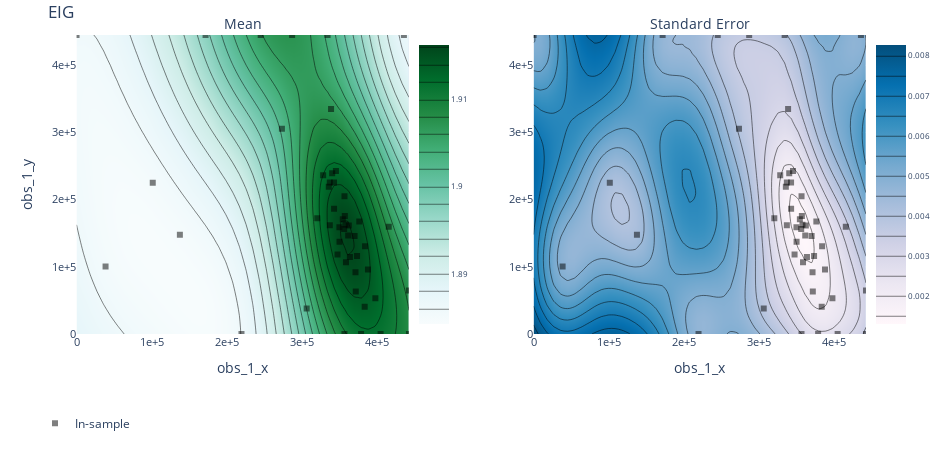

Here is the notebook cell this chart was saved with:
### Code cell
render(ax_client.get_contour_plot(param_x="obs_1_x", param_y="obs_1_y", metric_name="EIG"))

### Figure 1 — Plotly figure (JSON) as saved in the notebook; plotly's stock layout.template omitted (floating-point values rounded to 4 significant figures; data arrays with more than 128 entries replaced by an {"elided": "..."} marker saying what was removed)
{"data": [{"autocolorscale": false, "autocontour": true, "colorbar": {"tickfont": {"size": 8}, "ticksuffix": "", "x": 0.45, "y": 0.5}, "colorscale": [[0, "rgb(247,252,253)"], [0.125, "rgb(229,245,249)"], [0.25, "rgb(204,236,230)"], [0.375, "rgb(153,216,201)"], [0.5, "rgb(102,194,164)"], [0.625, "rgb(65,174,118)"], [0.75, "rgb(35,139,69)"], [0.875, "rgb(0,109,44)"], [1, "rgb(0,68,27)"]], "contours": {"coloring": "heatmap"}, "hoverinfo": "x+y+z", "ncontours": 25, "type": "contour", "x": [0, 9027.0, 18050.0, 27080.0, 36110.0, 45130.0, 54160.0, 63190.0, 72210.0, 81240.0, 90270.0, 99290.0, 108300.0, 117300.0, 126400.0, 135400.0, 144400.0, 153500.0, 162500.0, 171500.0, 180500.0, 189600.0, 198600.0, 207600.0, 216600.0, 225700.0, 234700.0, 243700.0, 252700.0, 261800.0, 270800.0, 279800.0, 288800.0, 297900.0, 306900.0, 315900.0, 325000.0, 334000.0, 343000.0, 352000.0, 361100.0, 370100.0, 379100.0, 388100.0, 397200.0, 406200.0, 415200.0, 424200.0, 433300.0, 442300.0], "xaxis": "x", "y": [0, 9082.0, 18160.0, 27250.0, 36330.0, 45410.0, 54490.0, 63570.0, 72650.0, 81740.0, 90820.0, 99900.0, 109000.0, 118100.0, 127100.0, 136200.0, 145300.0, 154400.0, 163500.0, 172600.0, 181600.0, 190700.0, 199800.0, 208900.0, 218000.0, 227000.0, 236100.0, 245200.0, 254300.0, 263400.0, 272500.0, 281500.0, 290600.0, 299700.0, 308800.0, 317900.0, 326900.0, 336000.0, 345100.0, 354200.0, 363300.0, 372400.0, 381400.0, 390500.0, 399600.0, 408700.0, 417800.0, 426800.0, 435900.0, 445000.0], "yaxis": "y", "z": {"elided": "50x50 float values"}, "zauto": true, "zmax": 1.916, "zmin": -1.916}, {"autocolorscale": false, "autocontour": true, "colorbar": {"tickfont": {"size": 8}, "ticksuffix": "", "x": 1, "y": 0.5}, "colorscale": [[0, "rgb(255,247,251)"], [0.1429, "rgb(236,231,242)"], [0.2857, "rgb(208,209,230)"], [0.4286, "rgb(166,189,219)"], [0.5714, "rgb(116,169,207)"], [0.7143, "rgb(54,144,192)"], [0.8571, "rgb(5,112,176)"], [1, "rgb(3,78,123)"]], "contours": {"coloring": "heatmap"}, "hoverinfo": "x+y+z", "ncontours": 25, "type": "contour", "x": [0, 9027.0, 18050.0, 27080.0, 36110.0, 45130.0, 54160.0, 63190.0, 72210.0, 81240.0, 90270.0, 99290.0, 108300.0, 117300.0, 126400.0, 135400.0, 144400.0, 153500.0, 162500.0, 171500.0, 180500.0, 189600.0, 198600.0, 207600.0, 216600.0, 225700.0, 234700.0, 243700.0, 252700.0, 261800.0, 270800.0, 279800.0, 288800.0, 297900.0, 306900.0, 315900.0, 325000.0, 334000.0, 343000.0, 352000.0, 361100.0, 370100.0, 379100.0, 388100.0, 397200.0, 406200.0, 415200.0, 424200.0, 433300.0, 442300.0], "xaxis": "x2", "y": [0, 9082.0, 18160.0, 27250.0, 36330.0, 45410.0, 54490.0, 63570.0, 72650.0, 81740.0, 90820.0, 99900.0, 109000.0, 118100.0, 127100.0, 136200.0, 145300.0, 154400.0, 163500.0, 172600.0, 181600.0, 190700.0, 199800.0, 208900.0, 218000.0, 227000.0, 236100.0, 245200.0, 254300.0, 263400.0, 272500.0, 281500.0, 290600.0, 299700.0, 308800.0, 317900.0, 326900.0, 336000.0, 345100.0, 354200.0, 363300.0, 372400.0, 381400.0, 390500.0, 399600.0, 408700.0, 417800.0, 426800.0, 435900.0, 445000.0], "yaxis": "y2", "z": {"elided": "50x50 float values"}}, {"hoverinfo": "text", "legendgroup": "In-sample", "marker": {"color": "black", "opacity": 0.5, "symbol": 1}, "mode": "markers", "name": "In-sample", "text": ["Arm 0_0<br>EIG: 1.83009 (SEM: None)<br>obs_1_x: 137495<br>obs_1_y: 147755", "Arm 1_0<br>EIG: 1.90483 (SEM: None)<br>obs_1_x: 338638<br>obs_1_y: 334981", "Arm 2_0<br>EIG: 1.90066 (SEM: None)<br>obs_1_x: 306211<br>obs_1_y: 37971.9", "Arm 3_0<br>EIG: 1.82982 (SEM: None)<br>obs_1_x: 101390<br>obs_1_y: 225246", "Arm 4_0<br>EIG: 1.82702 (SEM: None)<br>obs_1_x: 38596.9<br>obs_1_y: 100598", "Arm 5_0<br>EIG: 1.90038 (SEM: None)<br>obs_1_x: 415417<br>obs_1_y: 159644", "Arm 6_0<br>EIG: 1.87016 (SEM: None)<br>obs_1_x: 435594<br>obs_1_y: 445008", "Arm 7_0<br>EIG: 1.91701 (SEM: None)<br>obs_1_x: 342651<br>obs_1_y: 186330", "Arm 8_0<br>EIG: 1.91535 (SEM: None)<br>obs_1_x: 358508<br>obs_1_y: 106700", "Arm 9_0<br>EIG: 1.91785 (SEM: None)<br>obs_1_x: 356986<br>obs_1_y: 175597", "Arm 10_0<br>EIG: 1.91686 (SEM: None)<br>obs_1_x: 349749<br>obs_1_y: 158778", "Arm 11_0<br>EIG: 1.91485 (SEM: None)<br>obs_1_x: 356525<br>obs_1_y: 204880", "Arm 12_0<br>EIG: 1.91325 (SEM: None)<br>obs_1_x: 336993<br>obs_1_y: 161966", "Arm 13_0<br>EIG: 1.911 (SEM: None)<br>obs_1_x: 378584<br>obs_1_y: 0", "Arm 14_0<br>EIG: 1.9173 (SEM: None)<br>obs_1_x: 361456<br>obs_1_y: 146443", "Arm 15_0<br>EIG: 1.90908 (SEM: None)<br>obs_1_x: 245048<br>obs_1_y: 445008", "Arm 16_0<br>EIG: 1.91042 (SEM: None)<br>obs_1_x: 286845<br>obs_1_y: 445008", "Arm 17_0<br>EIG: 1.89674 (SEM: None)<br>obs_1_x: 273275<br>obs_1_y: 305509", "Arm 18_0<br>EIG: 1.86621 (SEM: None)<br>obs_1_x: 0<br>obs_1_y: 445008", "Arm 19_0<br>EIG: 1.90967 (SEM: None)<br>obs_1_x: 442299<br>obs_1_y: 0", "Arm 20_0<br>EIG: 1.91745 (SEM: None)<br>obs_1_x: 356094<br>obs_1_y: 156193", "Arm 21_0<br>EIG: 1.89723 (SEM: None)<br>obs_1_x: 171671<br>obs_1_y: 445008", "Arm 22_0<br>EIG: 1.9175 (SEM: None)<br>obs_1_x: 362240<br>obs_1_y: 161320", "Arm 23_0<br>EIG: 1.91646 (SEM: None)<br>obs_1_x: 373217<br>obs_1_y: 116257", "Arm 24_0<br>EIG: 1.91396 (SEM: None)<br>obs_1_x: 397611<br>obs_1_y: 53196.3", "Arm 25_0<br>EIG: 1.91769 (SEM: None)<br>obs_1_x: 357781<br>obs_1_y: 162604", "Arm 26_0<br>EIG: 1.91786 (SEM: None)<br>obs_1_x: 354285<br>obs_1_y: 170687", "Arm 27_0<br>EIG: 1.90396 (SEM: None)<br>obs_1_x: 334044<br>obs_1_y: 445008", "Arm 28_0<br>EIG: 1.87573 (SEM: None)<br>obs_1_x: 219453<br>obs_1_y: 0", "Arm 29_0<br>EIG: 1.91418 (SEM: None)<br>obs_1_x: 371535<br>obs_1_y: 63137", "Arm 30_0<br>EIG: 1.90881 (SEM: None)<br>obs_1_x: 442299<br>obs_1_y: 64651.7", "Arm 31_0<br>EIG: 1.9171 (SEM: None)<br>obs_1_x: 328146<br>obs_1_y: 236230", "Arm 32_0<br>EIG: 1.91832 (SEM: None)<br>obs_1_x: 335640<br>obs_1_y: 218993", "Arm 33_0<br>EIG: 1.92223 (SEM: None)<br>obs_1_x: 336975<br>obs_1_y: 225450", "Arm 34_0<br>EIG: 1.92064 (SEM: None)<br>obs_1_x: 342600<br>obs_1_y: 225440", "Arm 35_0<br>EIG: 1.92233 (SEM: None)<br>obs_1_x: 340150<br>obs_1_y: 239327", "Arm 36_0<br>EIG: 1.88728 (SEM: None)<br>obs_1_x: 345154<br>obs_1_y: 242436", "Arm 37_0<br>EIG: 1.90243 (SEM: None)<br>obs_1_x: 320303<br>obs_1_y: 172419", "Arm 38_0<br>EIG: 1.91159 (SEM: None)<br>obs_1_x: 404558<br>obs_1_y: 0", "Arm 39_0<br>EIG: 1.91417 (SEM: None)<br>obs_1_x: 376227<br>obs_1_y: 167291", "Arm 40_0<br>EIG: 1.91417 (SEM: None)<br>obs_1_x: 347259<br>obs_1_y: 118323", "Arm 41_0<br>EIG: 1.91543 (SEM: None)<br>obs_1_x: 387745<br>obs_1_y: 95856.8", "Arm 42_0<br>EIG: 1.90911 (SEM: None)<br>obs_1_x: 356478<br>obs_1_y: 0", "Arm 43_0<br>EIG: 1.91619 (SEM: None)<br>obs_1_x: 363736<br>obs_1_y: 114474", "Arm 44_0<br>EIG: 1.91552 (SEM: None)<br>obs_1_x: 383904<br>obs_1_y: 130467", "Arm 45_0<br>EIG: 1.91572 (SEM: None)<br>obs_1_x: 349914<br>obs_1_y: 137299", "Arm 46_0<br>EIG: 1.91556 (SEM: None)<br>obs_1_x: 371161<br>obs_1_y: 91996.3", "Arm 47_0<br>EIG: 1.91693 (SEM: None)<br>obs_1_x: 369936<br>obs_1_y: 145958", "Arm 48_0<br>EIG: 1.91349 (SEM: None)<br>obs_1_x: 383399<br>obs_1_y: 40389.6"], "type": "scatter", "x": [137500.0, 338600.0, 306200.0, 101400.0, 38600.0, 415400.0, 435600.0, 342700.0, 358500.0, 357000.0, 349700.0, 356500.0, 337000.0, 378600.0, 361500.0, 245000.0, 286800.0, 273300.0, 0, 442300.0, 356100.0, 171700.0, 362200.0, 373200.0, 397600.0, 357800.0, 354300.0, 334000.0, 219500.0, 371500.0, 442300.0, 328100.0, 335600.0, 337000.0, 342600.0, 340100.0, 345200.0, 320300.0, 404600.0, 376200.0, 347300.0, 387700.0, 356500.0, 363700.0, 383900.0, 349900.0, 371200.0, 369900.0, 383400.0], "xaxis": "x", "y": [147800.0, 335000.0, 37970.0, 225200.0, 100600.0, 159600.0, 445000.0, 186300.0, 106700.0, 175600.0, 158800.0, 204900.0, 162000.0, 0, 146400.0, 445000.0, 445000.0, 305500.0, 445000.0, 0, 156200.0, 445000.0, 161300.0, 116300.0, 53200.0, 162600.0, 170700.0, 445000.0, 0, 63140.0, 64650.0, 236200.0, 219000.0, 225500.0, 225400.0, 239300.0, 242400.0, 172400.0, 0, 167300.0, 118300.0, 95860.0, 0, 114500.0, 130500.0, 137300.0, 92000.0, 146000.0, 40390.0], "yaxis": "y"}, {"hoverinfo": "text", "legendgroup": "In-sample", "marker": {"color": "black", "opacity": 0.5, "symbol": 1}, "mode": "markers", "name": "In-sample", "showlegend": false, "text": ["Arm 0_0<br>EIG: 1.83009 (SEM: None)<br>obs_1_x: 137495<br>obs_1_y: 147755", "Arm 1_0<br>EIG: 1.90483 (SEM: None)<br>obs_1_x: 338638<br>obs_1_y: 334981", "Arm 2_0<br>EIG: 1.90066 (SEM: None)<br>obs_1_x: 306211<br>obs_1_y: 37971.9", "Arm 3_0<br>EIG: 1.82982 (SEM: None)<br>obs_1_x: 101390<br>obs_1_y: 225246", "Arm 4_0<br>EIG: 1.82702 (SEM: None)<br>obs_1_x: 38596.9<br>obs_1_y: 100598", "Arm 5_0<br>EIG: 1.90038 (SEM: None)<br>obs_1_x: 415417<br>obs_1_y: 159644", "Arm 6_0<br>EIG: 1.87016 (SEM: None)<br>obs_1_x: 435594<br>obs_1_y: 445008", "Arm 7_0<br>EIG: 1.91701 (SEM: None)<br>obs_1_x: 342651<br>obs_1_y: 186330", "Arm 8_0<br>EIG: 1.91535 (SEM: None)<br>obs_1_x: 358508<br>obs_1_y: 106700", "Arm 9_0<br>EIG: 1.91785 (SEM: None)<br>obs_1_x: 356986<br>obs_1_y: 175597", "Arm 10_0<br>EIG: 1.91686 (SEM: None)<br>obs_1_x: 349749<br>obs_1_y: 158778", "Arm 11_0<br>EIG: 1.91485 (SEM: None)<br>obs_1_x: 356525<br>obs_1_y: 204880", "Arm 12_0<br>EIG: 1.91325 (SEM: None)<br>obs_1_x: 336993<br>obs_1_y: 161966", "Arm 13_0<br>EIG: 1.911 (SEM: None)<br>obs_1_x: 378584<br>obs_1_y: 0", "Arm 14_0<br>EIG: 1.9173 (SEM: None)<br>obs_1_x: 361456<br>obs_1_y: 146443", "Arm 15_0<br>EIG: 1.90908 (SEM: None)<br>obs_1_x: 245048<br>obs_1_y: 445008", "Arm 16_0<br>EIG: 1.91042 (SEM: None)<br>obs_1_x: 286845<br>obs_1_y: 445008", "Arm 17_0<br>EIG: 1.89674 (SEM: None)<br>obs_1_x: 273275<br>obs_1_y: 305509", "Arm 18_0<br>EIG: 1.86621 (SEM: None)<br>obs_1_x: 0<br>obs_1_y: 445008", "Arm 19_0<br>EIG: 1.90967 (SEM: None)<br>obs_1_x: 442299<br>obs_1_y: 0", "Arm 20_0<br>EIG: 1.91745 (SEM: None)<br>obs_1_x: 356094<br>obs_1_y: 156193", "Arm 21_0<br>EIG: 1.89723 (SEM: None)<br>obs_1_x: 171671<br>obs_1_y: 445008", "Arm 22_0<br>EIG: 1.9175 (SEM: None)<br>obs_1_x: 362240<br>obs_1_y: 161320", "Arm 23_0<br>EIG: 1.91646 (SEM: None)<br>obs_1_x: 373217<br>obs_1_y: 116257", "Arm 24_0<br>EIG: 1.91396 (SEM: None)<br>obs_1_x: 397611<br>obs_1_y: 53196.3", "Arm 25_0<br>EIG: 1.91769 (SEM: None)<br>obs_1_x: 357781<br>obs_1_y: 162604", "Arm 26_0<br>EIG: 1.91786 (SEM: None)<br>obs_1_x: 354285<br>obs_1_y: 170687", "Arm 27_0<br>EIG: 1.90396 (SEM: None)<br>obs_1_x: 334044<br>obs_1_y: 445008", "Arm 28_0<br>EIG: 1.87573 (SEM: None)<br>obs_1_x: 219453<br>obs_1_y: 0", "Arm 29_0<br>EIG: 1.91418 (SEM: None)<br>obs_1_x: 371535<br>obs_1_y: 63137", "Arm 30_0<br>EIG: 1.90881 (SEM: None)<br>obs_1_x: 442299<br>obs_1_y: 64651.7", "Arm 31_0<br>EIG: 1.9171 (SEM: None)<br>obs_1_x: 328146<br>obs_1_y: 236230", "Arm 32_0<br>EIG: 1.91832 (SEM: None)<br>obs_1_x: 335640<br>obs_1_y: 218993", "Arm 33_0<br>EIG: 1.92223 (SEM: None)<br>obs_1_x: 336975<br>obs_1_y: 225450", "Arm 34_0<br>EIG: 1.92064 (SEM: None)<br>obs_1_x: 342600<br>obs_1_y: 225440", "Arm 35_0<br>EIG: 1.92233 (SEM: None)<br>obs_1_x: 340150<br>obs_1_y: 239327", "Arm 36_0<br>EIG: 1.88728 (SEM: None)<br>obs_1_x: 345154<br>obs_1_y: 242436", "Arm 37_0<br>EIG: 1.90243 (SEM: None)<br>obs_1_x: 320303<br>obs_1_y: 172419", "Arm 38_0<br>EIG: 1.91159 (SEM: None)<br>obs_1_x: 404558<br>obs_1_y: 0", "Arm 39_0<br>EIG: 1.91417 (SEM: None)<br>obs_1_x: 376227<br>obs_1_y: 167291", "Arm 40_0<br>EIG: 1.91417 (SEM: None)<br>obs_1_x: 347259<br>obs_1_y: 118323", "Arm 41_0<br>EIG: 1.91543 (SEM: None)<br>obs_1_x: 387745<br>obs_1_y: 95856.8", "Arm 42_0<br>EIG: 1.90911 (SEM: None)<br>obs_1_x: 356478<br>obs_1_y: 0", "Arm 43_0<br>EIG: 1.91619 (SEM: None)<br>obs_1_x: 363736<br>obs_1_y: 114474", "Arm 44_0<br>EIG: 1.91552 (SEM: None)<br>obs_1_x: 383904<br>obs_1_y: 130467", "Arm 45_0<br>EIG: 1.91572 (SEM: None)<br>obs_1_x: 349914<br>obs_1_y: 137299", "Arm 46_0<br>EIG: 1.91556 (SEM: None)<br>obs_1_x: 371161<br>obs_1_y: 91996.3", "Arm 47_0<br>EIG: 1.91693 (SEM: None)<br>obs_1_x: 369936<br>obs_1_y: 145958", "Arm 48_0<br>EIG: 1.91349 (SEM: None)<br>obs_1_x: 383399<br>obs_1_y: 40389.6"], "type": "scatter", "x": [137500.0, 338600.0, 306200.0, 101400.0, 38600.0, 415400.0, 435600.0, 342700.0, 358500.0, 357000.0, 349700.0, 356500.0, 337000.0, 378600.0, 361500.0, 245000.0, 286800.0, 273300.0, 0, 442300.0, 356100.0, 171700.0, 362200.0, 373200.0, 397600.0, 357800.0, 354300.0, 334000.0, 219500.0, 371500.0, 442300.0, 328100.0, 335600.0, 337000.0, 342600.0, 340100.0, 345200.0, 320300.0, 404600.0, 376200.0, 347300.0, 387700.0, 356500.0, 363700.0, 383900.0, 349900.0, 371200.0, 369900.0, 383400.0], "xaxis": "x2", "y": [147800.0, 335000.0, 37970.0, 225200.0, 100600.0, 159600.0, 445000.0, 186300.0, 106700.0, 175600.0, 158800.0, 204900.0, 162000.0, 0, 146400.0, 445000.0, 445000.0, 305500.0, 445000.0, 0, 156200.0, 445000.0, 161300.0, 116300.0, 53200.0, 162600.0, 170700.0, 445000.0, 0, 63140.0, 64650.0, 236200.0, 219000.0, 225500.0, 225400.0, 239300.0, 242400.0, 172400.0, 0, 167300.0, 118300.0, 95860.0, 0, 114500.0, 130500.0, 137300.0, 92000.0, 146000.0, 40390.0], "yaxis": "y2"}], "layout": {"annotations": [{"font": {"size": 14}, "showarrow": false, "text": "Mean", "x": 0.25, "xanchor": "center", "xref": "paper", "y": 1, "yanchor": "bottom", "yref": "paper"}, {"font": {"size": 14}, "showarrow": false, "text": "Standard Error", "x": 0.8, "xanchor": "center", "xref": "paper", "y": 1, "yanchor": "bottom", "yref": "paper"}], "autosize": false, "height": 450, "hovermode": "closest", "legend": {"orientation": "h", "x": 0, "y": -0.25}, "margin": {"b": 100, "l": 35, "pad": 0, "r": 35, "t": 35}, "title": {"text": "EIG"}, "width": 950, "xaxis": {"anchor": "y", "autorange": false, "domain": [0.05, 0.45], "exponentformat": "e", "range": [0, 442300.0], "tickfont": {"size": 11}, "tickmode": "auto", "title": {"text": "obs_1_x"}, "type": "linear"}, "xaxis2": {"anchor": "y2", "autorange": false, "domain": [0.6, 1], "exponentformat": "e", "range": [0, 442300.0], "tickfont": {"size": 11}, "tickmode": "auto", "title": {"text": "obs_1_x"}, "type": "linear"}, "yaxis": {"anchor": "x", "autorange": false, "domain": [0, 1], "exponentformat": "e", "range": [0, 445000.0], "tickfont": {"size": 11}, "tickmode": "auto", "title": {"text": "obs_1_y"}, "type": "linear"}, "yaxis2": {"anchor": "x2", "autorange": false, "domain": [0, 1], "exponentformat": "e", "range": [0, 445000.0], "tickfont": {"size": 11}, "tickmode": "auto", "type": "linear"}}}
